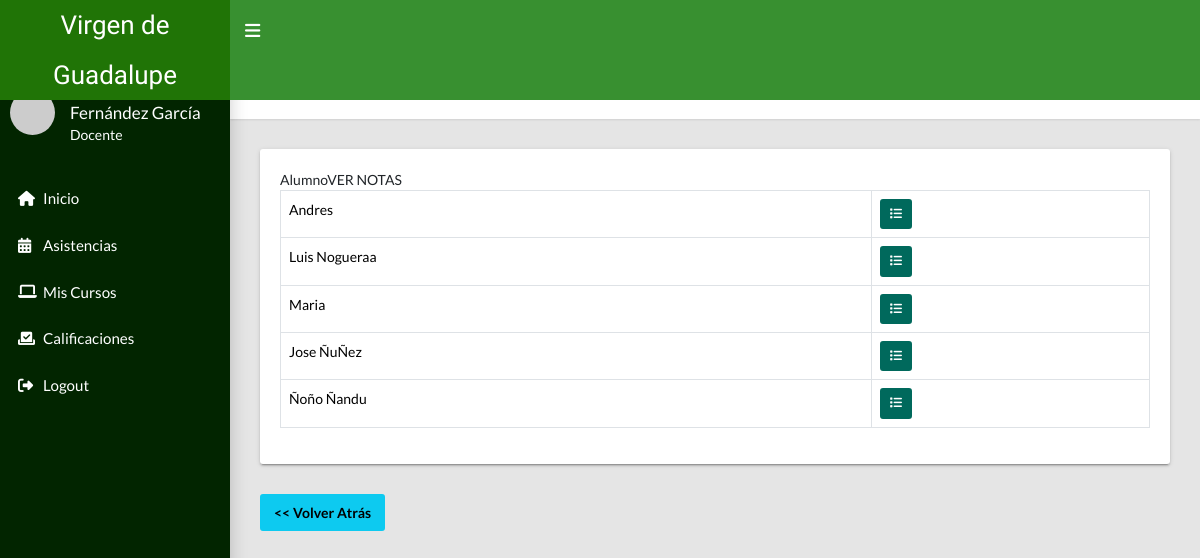
/profesor/notas.php?curso=6 (signed in), run on the app's committed database.
### tables this page shows
CREATE TABLE `profesor_alumno` (
  `pa_id` int(11) NOT NULL,
  `alumno_id` int(11) NOT NULL,
  `pg_id` int(11) NOT NULL,
  `periodo_id` int(11) NOT NULL,
  `estadopa` int(11) NOT NULL
);

CREATE TABLE `alumnos` (
  `alumno_id` int(11) NOT NULL,
  `nombre_alumno` varchar(100) NOT NULL,
  `edad` int(11) NOT NULL,
  `direccion` varchar(100) NOT NULL,
  `documento` varchar(20) NOT NULL,
  `apoderado_id` int(11) NOT NULL,
  `fecha_nac` date NOT NULL,
  `fecha_registro` date NOT NULL,
  `estado` int(11) NOT NULL DEFAULT 1
);

### profesor/notas.php (the view, shortened to what this page needs)
<?php
if(!empty($_GET['curso'])){
    $curso = $_GET['curso'];
}else{
    header("location: profesor/");
}
require_once 'includes/header.php';
require_once '../includes/conexion.php';
$idprofesor = $_SESSION['profesor_id'];
$sqlc = "SELECT * FROM profesor_alumno as pa INNER JOIN profesor_grado as pg ON pa.pg_id = pg.pg_id INNER JOIN alumnos as a ON pa.alumno_id = a.alumno_id WHERE pg.profesor_id = $idprofesor AND pg.pg_id=$curso GROUP BY a.alumno_id";
$queryc = $pdo->prepare($sqlc);
$queryc -> execute();
$rowc = $queryc ->rowCount();
?>
<main class="app-content">
      <div class="app-title">
        <div>
          <h1><i class="bi bi-speedometer"></i> Notas Cargadas</h1>
        </div>
        <ul class="app-breadcrumb breadcrumb">
          <li class="breadcrumb-item"><i class="fa-solid fa-house"></i></li>
          <li class="breadcrumb-item"><a href="#">Contenidos a Evaluar</a></li>
        </ul>
      </div>
      <div class="row">
        <div class="col-md-12">
            <div class="tile">
                <div class="title-body">
                    <div class="table-responsive">
                        <table class="table table-bordered">
                            <tbody>
                                <?php if($rowc>0){
                                    while($data = $queryc->fetch()){
                                ?>
                                <tr>
                                    <td><?= $data['nombre_alumno']; ?></td>
                                    <td><a class="btn btn-primary btn-sm" title="Ver notas" href="list-notas.php?alumno=<?= $data['alumno_id']; ?>&curso=<?= $data['pg_id']; ?>">
                                        <i class="fa-solid fa-list"></i>
                                    </a></td>
                                </tr>
                            <?php }} ?>
                            </tbody>
                        </table>
                    </div>
                </div>
            </div>
      </div>
      <div class="">
        <a href="index.php" class="btn btn-info"><< Volver Atrás</a>
      </div>
    </main>
<?php
require_once 'includes/footer.php';
?>

### profesor/css/styleprof.css (style rules this page uses)
a { color: #49dc35; }

### data on the page
profesor_alumno: alumno.nombre_alumno "Andres"
profesor_alumno: alumno.nombre_alumno "Luis Nogueraa"
profesor_alumno: alumno.nombre_alumno "Maria"
profesor_alumno: alumno.nombre_alumno "Jose ÑuÑez"
profesor_alumno: alumno.nombre_alumno "Ñoño Ñandu"
